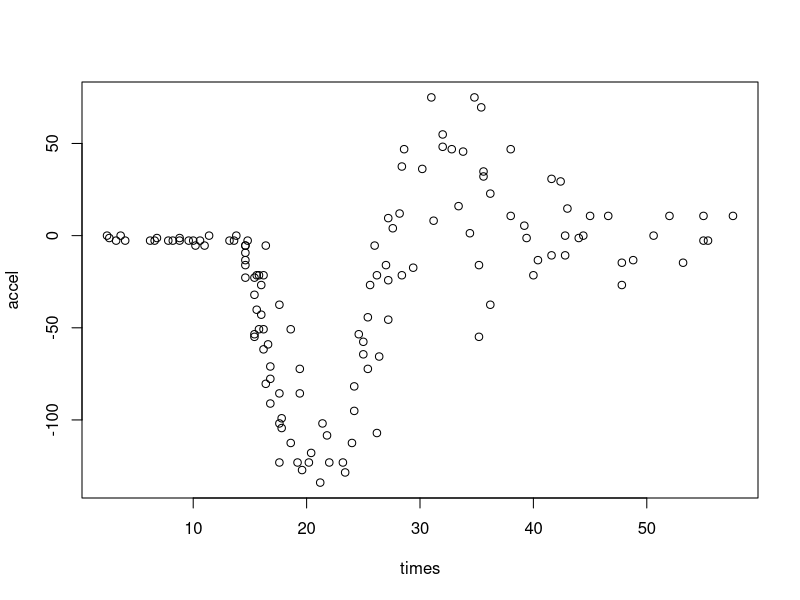
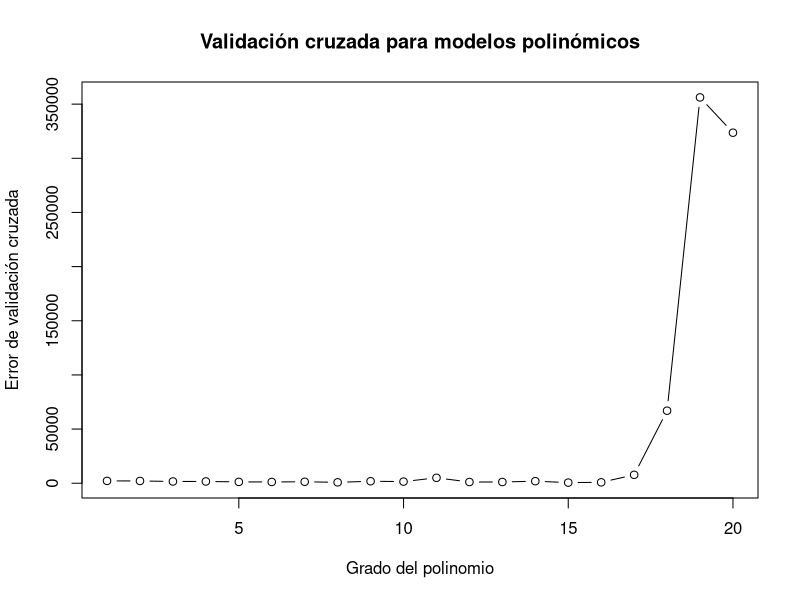
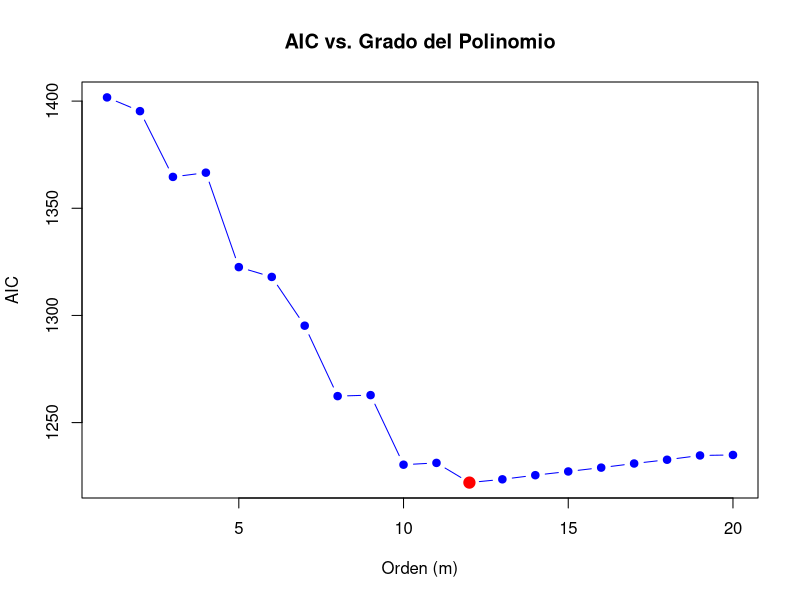
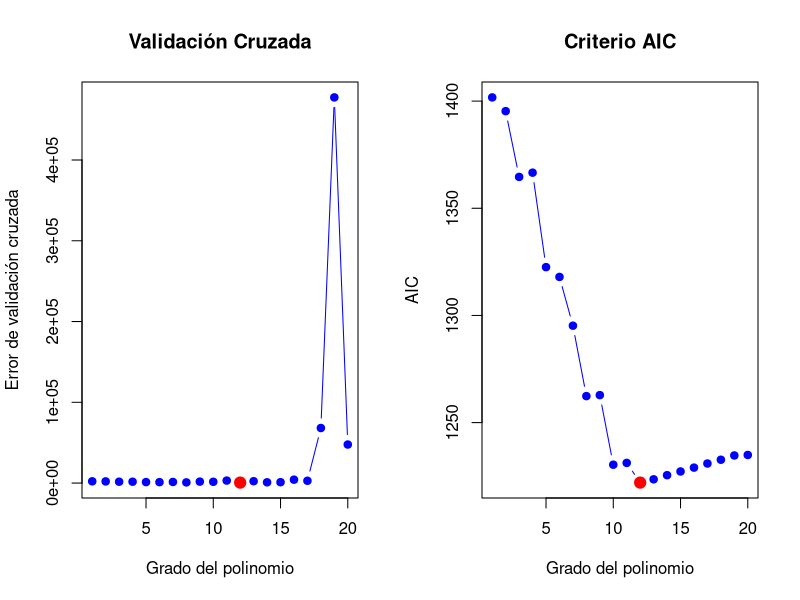
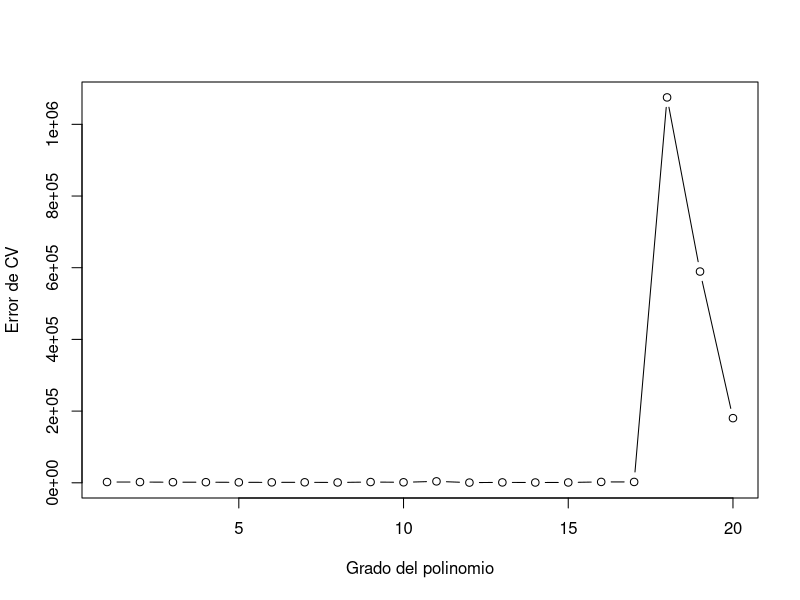
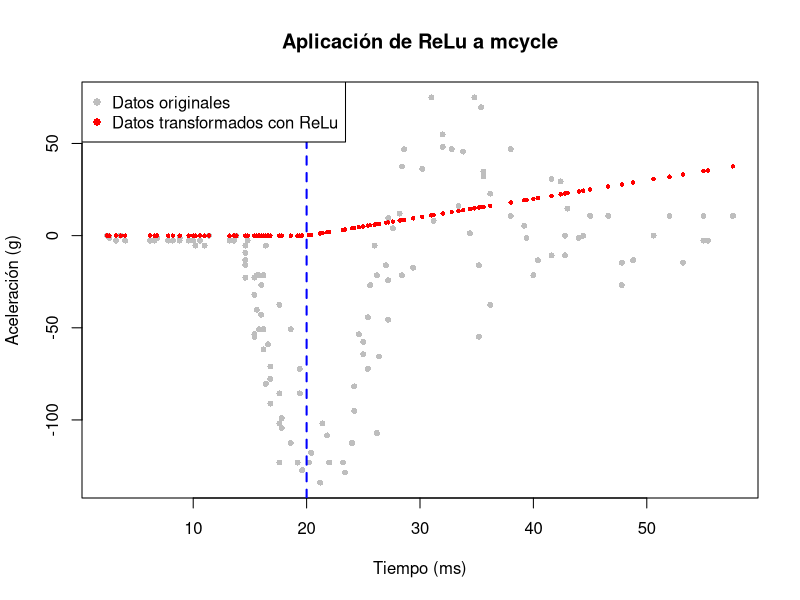
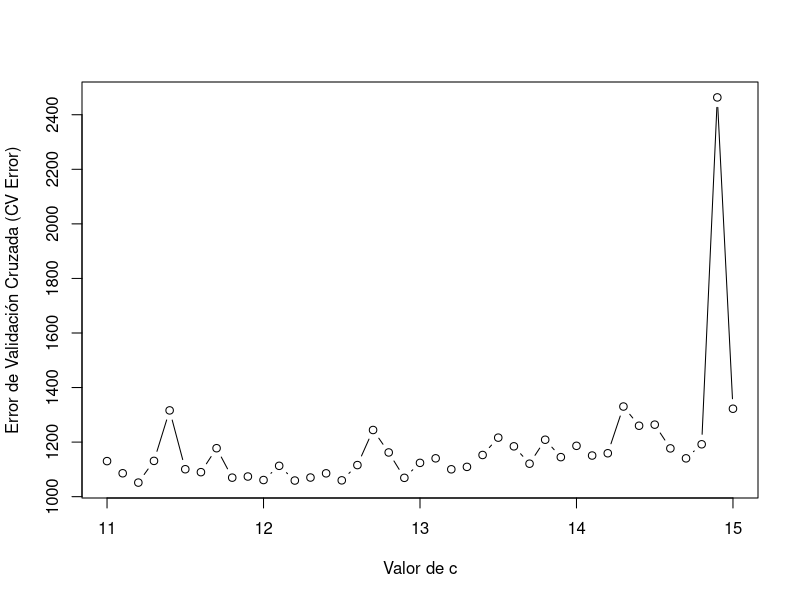
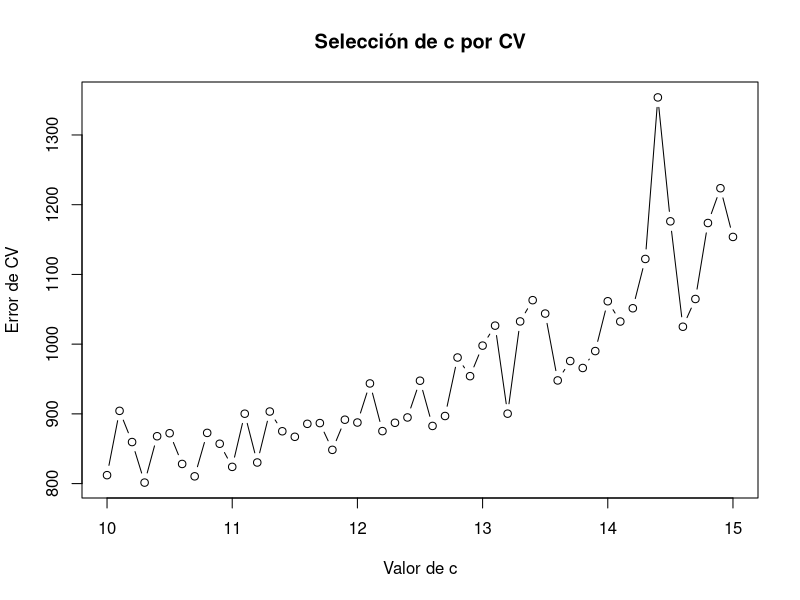

Reproduce these figures in R, in order.
## ---- chunk 1
knitr::opts_chunk$set(echo = TRUE)

## ---- chunk 2
colorize <- function(x, color) {
  if (knitr::is_latex_output()) {
    sprintf("\\textcolor{%s}{%s}", color, x)
  } else if (knitr::is_html_output()) {
    sprintf("<span style='color: %s;'>%s</span>", color,
      x)
  } else x
}
## ---- chunk 3
#############################################################################
# Propuesta: Obtener un modelo predictivo para los datos motorcycle.   
# Goal: Obtain a predictive model for motorcycle data
#############################################################################
library(MASS)
data(mcycle)
plot(mcycle)
names(mcycle)

max_value <- max(mcycle$times)
max_value
## ---- chunk 4
require(boot)

# Definir el grado máximo del polinomio
maxdegree <- 20

# Vector para almacenar el error de validación cruzada
eep <- rep(NA, maxdegree)  

# Cálculo del error de validación cruzada para diferentes grados polinómicos
for (grado in 1:maxdegree) {  
  model <- glm(accel ~ poly(times, grado), data = mcycle)  
  eep[grado] <- cv.glm(mcycle, model, K = 10)$delta[2]  
}

# Graficar los errores de validación cruzada
plot(eep, type = 'b', xlab = "Grado del polinomio", ylab = "Error de validación cruzada", main = "Validación cruzada para modelos polinómicos")


which.min(eep)
gr.opt<-which.min(eep)
gr.opt
gr.eep.opt<-min(eep)

# Mostrar el resultado
cat("El grado óptimo del polinomio es:", gr.opt, "\n")
cat("El error de validación cruzada mínimo es:", gr.eep.opt, "\n")

## ---- chunk 5
## Inserta tu código para determinar el $m$ óptimo que minimiza el AIC. 
## Insert you code to determine the degree $m$ that minimices the AIC criterion

# Cargar paquetes necesarios
require(boot)
require(stats4)

# Definir rango de grados de polinomios
maxdegree <- 20  
m_values <- 1:maxdegree

# Crear data frame para almacenar resultados
results <- data.frame(H = m_values, df = NA, R.sq = NA, Adj.R.sq = NA, 
                      logLik = NA, `-2logLik` = NA, AIC = NA, BIC = NA)

# Calcular métricas para cada grado de polinomio
aic_values <- numeric(maxdegree)

for (grado in m_values) {  
  model <- lm(accel ~ poly(times, grado), data = mcycle)
  summary_model <- summary(model)
  
  results[grado, 2:8] <- c(df.residual(model), summary_model$r.squared * 100, 
                           summary_model$adj.r.squared * 100, logLik(model), 
                           -2 * logLik(model), AIC(model), BIC(model))
  
  aic_values[grado] <- AIC(model)
}

# Determinar el grado óptimo que minimiza AIC
optimal_m <- results$H[which.min(results$AIC)]

# Graficar AIC vs. Grado del polinomio
plot(m_values, aic_values, type = "b", pch = 19, col = "blue",
     xlab = "Orden (m)", ylab = "AIC", main = "AIC vs. Grado del Polinomio")
points(optimal_m, min(aic_values), col = "red", pch = 19, cex = 1.5)

# Mostrar resultados en consola
print(results, row.names = FALSE)
cat("El valor óptimo de m que minimiza el AIC es:", optimal_m, "\n")


## ---- chunk 6
## Compara gráficamente los dos ajustes.
## Graphically compare the fits of the two models above.

m_values <- 1:20

# Calcular error de validación cruzada y AIC
eep_values <- sapply(m_values, function(m) cv.glm(mcycle, glm(accel ~ poly(times, m), data = mcycle), K = 10)$delta[2])

# Encontrar grados óptimos
optimal_m_eep <- which.min(eep_values)
optimal_m_aic <- which.min(aic_values)

# Graficar ambas métricas
par(mfrow = c(1, 2))  
plot(m_values, eep_values, type = "b", pch = 19, col = "blue", xlab = "Grado del polinomio", 
     ylab = "Error de validación cruzada", main = "Validación Cruzada")
points(optimal_m_eep, min(eep_values), col = "red", pch = 19, cex = 1.5)

plot(m_values, aic_values, type = "b", pch = 19, col = "blue", xlab = "Grado del polinomio", 
     ylab = "AIC", main = "Criterio AIC")
points(optimal_m_aic, min(aic_values), col = "red", pch = 19, cex = 1.5)

par(mfrow = c(1, 1))  
cat("Grado óptimo según validación cruzada:", optimal_m_eep, "\n")
cat("Grado óptimo según AIC:", optimal_m_aic, "\n")


## ---- chunk 7
## Calcula el ECM de ambos modelos y comparálos.
## Compute the MSE of the two models.
# Ajustar los modelos con los grados óptimos
model_eep <- lm(accel ~ poly(times, optimal_m_eep), data = mcycle)
model_aic <- lm(accel ~ poly(times, optimal_m_aic), data = mcycle)

# Calcular predicciones
pred_eep <- predict(model_eep, newdata = mcycle)
pred_aic <- predict(model_aic, newdata = mcycle)

# Calcular ECM
ecm_eep <- mean((mcycle$accel - pred_eep)^2)
ecm_aic <- mean((mcycle$accel - pred_aic)^2)

# Comparar ECM
cat("ECM del modelo basado en validación cruzada:", ecm_eep, "\n")
cat("ECM del modelo basado en AIC:", ecm_aic, "\n")

# Determinar cuál modelo es mejor
if (ecm_eep < ecm_aic) {
  cat("El modelo basado en validación cruzada tiene mejor ajuste.\n")
} else {
  cat("El modelo basado en AIC tiene mejor ajuste.\n")
}
 
## ---- chunk 8
miNIP<- 934297 ## asigna tu NIP a esta variable. Lo usaremos como semilla de aletarización
        ## assign your NIP to this variable. It will be used as a random seed.

## ---- chunk 9
library(boot)

miNIP <- 934297
set.seed(miNIP)  # 🔹 Asegura reproducibilidad en las particiones aleatorias

max_degree <- 20# Máximo grado del polinomio
cv_errores <- numeric(max_degree)  # Vector para almacenar los errores

# Cálculo de errores de validación cruzada para diferentes grados de polinomio
for (m in 1:max_degree) {
  formula <- as.formula(paste("accel ~ poly(times,", m, ")"))
  cv_errores[m] <- cv.glm(mcycle, glm(formula, data = mcycle), K = 10)$delta[2]
}

# Graficar los errores de validación cruzada
plot(1:max_degree, cv_errores, type = 'b', xlab = 'Grado del polinomio', ylab = 'Error de CV')

# Encontrar el grado óptimo
gr_optimo <- which.min(cv_errores)
error_minimo <- min(cv_errores)

cat("El grado óptimo del polinomio es:", gr_optimo, "\n")
cat("El error mínimo de validación cruzada es:", error_minimo, "\n")


## ---- chunk 10
# Cargar la librería MASS para usar mcycle
library(MASS)

# Definir la función ReLu
ReLu <- function(x, c = 0) {
  pmax(x - c, 0)
}

# 1. Prueba simple con valores arbitrarios
x_test <- -5:5
y_test <- ReLu(x_test, 3)
print(y_test)  # Muestra cómo se transforma x_test




####Ahora aplicamos la funcion ReLu a la data real (mcycle)
x_vals <- mcycle$times  # Variable predictora
y_vals <- mcycle$accel  # Variable de respuesta


# Transformar con ReLu usando un umbral c = 20
x_transf <- ReLu(x_vals, c = 20)

# Graficar datos originales
plot(x_vals, y_vals, pch = 16, col = "gray", main = "Aplicación de ReLu a mcycle",
     xlab = "Tiempo (ms)", ylab = "Aceleración (g)", cex = 0.8)

# Graficar transformación
points(x_vals, x_transf, col = "red", pch = 16, cex = 0.6)

# Agregar una línea vertical en c = 20
abline(v = 20, col = "blue", lwd = 2, lty = 2)

legend("topleft", legend = c("Datos originales", "Datos transformados con ReLu"),
       col = c("gray", "red"), pch = 16)


## ---- chunk 11

require(boot)

# Valores de c a evaluar
cvalues <- seq(11, 15, 0.1)  # Estos valores pueden ajustarse según se necesite

# Inicialización del vector para guardar los errores de validación cruzada
eep <- rep(NA, length(cvalues))

# Fijamos el grado del polinomio
grado <- 5  # Se puede cambiar el valor de 'grado' para experimentar con otros valores

# Realizamos la validación cruzada para cada valor de 'c'
for (c in cvalues) {
  # Definir la fórmula que incluye el término polinómico y la función ReLU
  formula <- as.formula(paste("accel ~ poly(times, ", grado, ") + ReLu(times, c)", sep = ""))   # Sin interacción
  
  # Calcular el error de validación cruzada usando cv.glm
  eep[match(c, cvalues)] <- cv.glm(mcycle, glm(formula, data = mcycle), K = 5)$delta[2]
}

# Graficamos los errores de validación cruzada (eep) frente a los valores de 'c'
plot(cvalues, eep, type = 'b', xlab = 'Valor de c', ylab = 'Error de Validación Cruzada (CV Error)')

# Encontramos el valor de 'c' que minimiza el error
c.opt <- which.min(eep)
cvalues[c.opt]  # Valor óptimo de 'c'
c.eep.opt <- min(eep)  # Error mínimo de validación cruzada

# Resumen del modelo con el valor óptimo de 'c'
best_model<- glm(as.formula(paste("accel ~ poly(times, ", grado, ") + ReLu(times, cvalues[c.opt])", sep = "")), data = mcycle)

# Imprimir el resumen del modelo y el valor óptimo de 'c'
cat("Resumen del modelo con el valor óptimo de 'c':\n")
summary(best_model)
cat("\nValor óptimo de 'c':", cvalues[c.opt], "\n")
cat("Error mínimo de validación cruzada:", c.eep.opt, "\n")

#c.opt <- which.min(eep) → devuelve la posición (índice) del valor mínimo.
#c.eep.opt <- min(eep) → devuelve el valor mínimo mismo.
## ---- chunk 12
## resumen del modelo que has obtenido
## summarizes your model for the best 'c' value
#summary(best_model)


## ---- chunk 13
## Código para obtener la matriz del diseño asociada a formula1

# Definir la primera fórmula
formula1 <- accel ~ ReLu(times, 12.2) * poly(times, 5)

# Calcular la matriz del diseño para formula1
X1 <- model.matrix(formula1, data = mcycle)

# Visualizar la matriz del diseño
head(X1)  # Mostrar las primeras filas de la matriz del diseño


## Idem para la matriz del diseño asociada a formula2


# Definir la segunda fórmula
formula2 <- accel ~ -1 + ReLu(times, 12.2) + ReLu(times, 12.2):poly(times, 5)

# Calcular la matriz del diseño para formula2
X2 <- model.matrix(formula2, data = mcycle)

# Visualizar la matriz del diseño
head(X2)  # Mostrar las primeras filas de la matriz del diseño

## ---- chunk 14
### Introduce tu código para seleccionar 'c' por CV en modelos de interacción entre `ReLu` y `poly`
### Write you code to select 'c' by CV in models with interaction terms of 'ReLu' and 'poly' functions

require(boot)
require(ggplot2)

# Definir el rango de valores para 'c'
cvalues <- seq(10, 15, 0.1)

# Calcular error de validación cruzada (CV) para cada 'c'
eep <- sapply(cvalues, function(c) {
  formula <- accel ~ ReLu(times, c): poly(times, 5)
  cv.glm(mcycle, glm(formula, data = mcycle), K = 5)$delta[2]
})

# Graficar error de validación cruzada
plot(cvalues, eep, type = 'b', xlab = "Valor de c", ylab = "Error de CV", main = "Selección de c por CV")

# Obtener el valor óptimo de 'c'
c.opt <- cvalues[which.min(eep)]
print(paste("Valor óptimo de c:", c.opt))

# Ajustar el modelo final con el c óptimo
model <- glm(accel ~ ReLu(times, c.opt): poly(times, 5), data = mcycle)

# Predicciones
mcycle$pred <- predict(model, newdata = mcycle)

# Graficar resultados
ggplot(mcycle, aes(x = times, y = accel)) + 
  geom_point(color = "black", alpha = 0.5, size = 1.5) +  # Datos originales
  geom_line(aes(y = pred, color = "Modelo ReLu:Poly"), size = 1) +  # Predicción
  scale_color_manual(name = "Modelos", values = c("Modelo ReLu:Poly" = "blue")) +
  labs(x = "Tiempo", y = "Aceleración", title = "Ajuste del Modelo ReLu:Poly con c óptimo") +
  theme_minimal()



## ---- chunk 15

# La primera matriz (formula1) es la mejor opción, ya que mantiene la respuesta cerca de 0 antes de c0 , pero permite un ajuste más flexible de la desaceleración observada gracias a su estructura polinómica y la interacción con ReLu(times, 12.2).

require(boot)
require(ggplot2)

# Define el rango de valores para 'c'
cvalues <- seq(10, 15, 0.1)

# Crear un marco de datos vacío para los resultados
results <- data.frame(c = rep(cvalues, each = 2), 
                      error = numeric(length(cvalues) * 2),
                      type = rep(c("ReLu(times, c): poly(times, 5)", "ReLu(times, c) * poly(times, 5)"), each = length(cvalues)))

# Calcular el error de CV para cada especificación de la interacción
for (i in 1:length(cvalues)) {
  c <- cvalues[i]
  
  # Modelo con interacción estándar
  formula1 <- accel ~ ReLu(times, c): poly(times, 5)
  eep1 <- cv.glm(mcycle, glm(formula1, data = mcycle), K = 5)$delta[2]
  
  # Modelo con interacción explícita (sin efectos principales)
  formula2 <- accel ~ ReLu(times, c) * poly(times, 5)
  eep2 <- cv.glm(mcycle, glm(formula2, data = mcycle), K = 5)$delta[2]
  
  # Guardar los resultados
  results$error[results$c == c & results$type == "ReLu(times, c): poly(times, 5)"] <- eep1
  results$error[results$c == c & results$type == "ReLu(times, c) * poly(times, 5)"] <- eep2
}

# Graficar los resultados
ggplot(results, aes(x = c, y = error, color = type)) + 
  geom_line() + 
  geom_point() +
  labs(x = "Valor de c", y = "Error de CV", title = "Comparación de Interacciones: ReLu y Poly") +
  theme_minimal() +
  theme(legend.title = element_blank())

# Ajuste de los modelos con el valor óptimo de 'c'
# Determinar el mejor valor de 'c'
optimal_result <- results[which.min(results$error), ]
c.opt <- optimal_result$c  # Valor óptimo de 'c'
model.best.type <- optimal_result$type  # Mejor modelo según CV

# Ajustar ambos modelos con el valor óptimo de 'c'
model1 <- glm(accel ~ ReLu(times, c.opt): poly(times, 5), data = mcycle)
model2 <- glm(accel ~ ReLu(times, c.opt) * poly(times, 5), data = mcycle)

# Calcular ECM
ecm1 <- mean((mcycle$accel - predict(model1, newdata = mcycle))^2)
ecm2 <- mean((mcycle$accel - predict(model2, newdata = mcycle))^2)

# Determinar el mejor modelo según ECM
best.model <- ifelse(ecm1 < ecm2, "ReLu(times, c): poly(times, 5)", "ReLu(times, c) * poly(times, 5)")

# Mostrar los resultados
cat("Mejor modelo según CV: ", model.best.type, "\n")
cat("ECM del modelo 1: ", ecm1, "\n")
cat("ECM del modelo 2: ", ecm2, "\n")
cat("Mejor modelo según ECM: ", best.model, "\n")

# Predicciones de ambos modelos
pred1 <- predict(model1, newdata = mcycle)
pred2 <- predict(model2, newdata = mcycle)

# Graficar los resultados con la data original
ggplot(mcycle, aes(x = times, y = accel)) + 
  geom_point(color = "black", alpha = 0.5, size = 1.5) +  # Datos originales
  geom_line(aes(y = pred1, color = "ReLu(times, c): poly(times, 5)"), linetype = "dashed", size = 1) +  # Predicción del modelo 1
  geom_line(aes(y = pred2, color = "ReLu(times, c) * poly(times, 5)"), linetype = "dotted", size = 1) +  # Predicción del modelo 2
  labs(x = "Times", y = "Acceleration", title = "Ajuste de Modelos: Comparación de Predicciones") +
  scale_color_manual(name = "Modelos", values = c("ReLu(times, c): poly(times, 5)" = "blue", "ReLu(times, c) * poly(times, 5)" = "red")) +
  theme_minimal() 

## ---- chunk 16
### Presenta el valor del error de predicción estimado (por CV) de este modelo último y del primer modelo polinómico que has ajustado (con m seleccionado por CV). Coménta los valores. 

### También puedes añadir algún gráfico que permita la comparación si lo crees conveniente.

require(boot)

# Valores de c a evaluar
cvalues <- seq(11, 15, 0.1)
eep <- sapply(cvalues, function(c) {
  formula <- accel ~ poly(times, 5) + ReLu(times, c)  # Sin interacción
  cv.glm(mcycle, glm(formula, data = mcycle), K = 5)$delta[2]
})

# Encontrar el valor óptimo de 'c'
c.opt <- cvalues[which.min(eep)]
c.opt 
c.eep.opt <- min(eep)  # Error mínimo de validación cruzada
c.eep.opt 

# Evaluación del modelo con interacción entre 'ReLu' y 'poly'
eep_interaction <- sapply(cvalues, function(c) {
  formula <- accel ~ ReLu(times, c): poly(times, 5)  # Interacción entre ReLu y poly
  cv.glm(mcycle, glm(formula, data = mcycle), K = 5)$delta[2]
})

# Encontrar el valor óptimo de 'c' para este modelo
c.opt_interaction <- cvalues[which.min(eep_interaction)]
c.eep.opt_interaction <- min(eep_interaction)  # Error mínimo de validación cruzada
c.opt_interaction
c.eep.opt_interaction 


## ---- chunk 17
### Calculate the value of the estimated prediction error (by CV) of this last model and of the first polynomial model you have fitted (with m selected by CV). Comment on these values.  

### You can also add some graphs to allow visual comparison.
# Comparar los errores de validación cruzada entre los dos modelos
barplot(c(c.eep.opt, c.eep.opt_interaction), 
        names.arg = c("Modelo sin interacción", "Modelo con interacción"), 
        col = c("lightblue", "lightgreen"), 
        ylab = "Error de validación cruzada", 
        main = "Comparación de errores de validación cruzada")


## ---- chunk 18
# Cargar librerías necesarias
library(boot)   # Para cv.glm
library(ggplot2) # Para la visualización
library(caret)   # Para trainControl

# Definir valores de c y m
cvalues <- seq(10, 30, 0.5)
mvalues <- seq(5, 15, 0.5)

# Crear matriz de errores
eep_matrix <- matrix(NA, nrow = length(cvalues), ncol = length(mvalues),
                     dimnames = list(cvalues, mvalues))

# Definir el control de validación cruzada
fitControl <- trainControl(method = "cv", number = 10)

# Función de validación cruzada
eval_model <- function(c, m, data) {
  formula <- accel ~ ReLu(times, c) * poly(times, m)
  return(cv.glm(data, glm(formula, data = data), K = fitControl$number)$delta[2])
}
## ---- chunk 19
# Llenar la matriz de errores
for (i in seq_along(cvalues)) {
  for (j in seq_along(mvalues)) {
    eep_matrix[i, j] <- eval_model(cvalues[i], mvalues[j], mcycle)
  }
}
## ---- chunk 20
# Encontrar los valores óptimos de c y m
opt_idx <- which(eep_matrix == min(eep_matrix), arr.ind = TRUE)
c.opt <- as.numeric(rownames(eep_matrix)[opt_idx[1]])
m.opt <- as.numeric(colnames(eep_matrix)[opt_idx[2]])
eep.opt <- min(eep_matrix)

# Crear el dataframe para la visualización
eep_df <- expand.grid(c = cvalues, m = mvalues)
eep_df$error <- as.vector(eep_matrix)

# Visualización del error
scatter_plot <- ggplot(eep_df, aes(x = c, y = m, size = error, color = error)) +
  geom_point(alpha = 0.7) +
  scale_color_gradient(low = "blue", high = "red") +
  geom_point(aes(x = c.opt, y = m.opt), color = "black", size = 4, shape = 8) +
  annotate("text", x = c.opt, y = m.opt, label = paste0("c = ", c.opt, "\nm = ", m.opt, "\nError = ", round(eep.opt, 3)),
           color = "black", hjust = -0.2, vjust = -0.5) +
  labs(title = "Error de Validación Cruzada", x = "Valor de c", y = "Valor de m") +
  theme_minimal()

print(scatter_plot)

# Ajustar y predecir con el modelo final
final_model <- glm(accel ~ ReLu(times, c.opt) * poly(times, m.opt), data = mcycle)
mcycle$pred <- predict(final_model, newdata = mcycle)

# Graficar modelo final
final_plot <- ggplot(mcycle, aes(x = times, y = accel)) +
  geom_point(color = "black", alpha = 0.5, size = 1.5) +
  geom_line(aes(y = pred, color = "Modelo Óptimo"), size = 1) +
  scale_color_manual(name = "Modelo", values = c("Modelo Óptimo" = "blue")) +
  labs(x = "Times", y = "Acceleration", title = "Ajuste del Modelo Óptimo") +
  theme_minimal()

print(final_plot)






## ---- chunk 21
## Inserta tu código para determinar el $\lambda$ óptimo para el modelo MCP (tipo lasso) a partir del modelo polinómico puro.

# Instalar y cargar la librería glmnet si no está instalada
if (!require("glmnet")) install.packages("glmnet")
library(glmnet)

# Preparación de los datos
# Se crea una matriz de características con los términos polinómicos del variable 'times'
x <- model.matrix(accel ~ poly(times, 5), data = mcycle)[, -1]  # Eliminamos la columna del intercepto, ya que glmnet la maneja internamente
y <- mcycle$accel  # La variable dependiente es 'accel'

# Aplicación de Lasso al modelo polinómico (con 5 grados)
cv_lasso_poly <- cv.glmnet(x, y, alpha = 1)  # Realizamos Lasso con validación cruzada

# Graficamos los resultados para visualizar cómo cambia el error en función de lambda
plot(cv_lasso_poly)

# Mostrar el valor óptimo de lambda (el que minimiza el error)
lambda_opt_poly <- cv_lasso_poly$lambda.min
cat("Valor óptimo de lambda para el modelo polinómico:", lambda_opt_poly, "\n")
## ---- chunk 22

## Inserta tu código para determinar el $\lambda$ óptimo para el modelo MCP (tipo lasso) a partir del modelo polinómico y su interacción con la función `ReLu`

library(glmnet)

# Crear la función ReLu sobre 'times'
ReLu <- function(x, c) {
  pmax(0, x - c)  # ReLu aplicada a x con parámetro c
}


# Aplicación de Lasso al modelo con ReLu
x_relu <- model.matrix(accel ~ ReLu(times, c.opt) * poly(times, m.opt), data = mcycle)[, -1]
cv_lasso_relu <- cv.glmnet(x_relu, y, alpha = 1)
plot(cv_lasso_relu)

lambda_opt_relu_poly <- cv_lasso_relu$lambda.min
lambda_opt_relu_poly

# Comparación de ambos modelos
cat("\nResumen de ambos modelos con sus valores óptimos de lambda:\n")
cat("Modelo Polinómico: ", lambda_opt_poly, "\n")  # Asegúrate de haber definido lambda_opt_poly previamente
cat("Modelo ReLu + Polinómico: ", lambda_opt_relu_poly, "\n")


## ---- chunk 23

## Presenta alguna estimación del error o gráfico que permita comparar el grado de similitud de estos dos 
## modelos ajustados con su correspondiente $\lambda$ optimizado o seleccionado.
    
    # Primero definimos el valor óptimo de lambda para el modelo con ReLU
    lambda_opt_relu_poly <- cv_lasso_relu$lambda.min
    cat("Valor óptimo de lambda para el modelo ReLu + Polinómico:", lambda_opt_relu_poly, "\n")
    
    # Predicciones del modelo polinómico
    pred_poly <- predict(cv_lasso_poly, s = lambda_opt_poly, newx = x, type = "response")
    
    # Predicciones del modelo ReLU + Polinómico
    pred_relu_poly <- predict(cv_lasso_relu, s = lambda_opt_relu_poly, newx = x_relu, type = "response")

# Graficamos las predicciones versus los valores observados
par(mfrow = c(1, 2))  # Para graficar dos gráficos en una sola ventana

# Gráfico para el modelo polinómico
plot(mcycle$times, mcycle$accel, main = "Modelo Polinómico", 
     xlab = "Tiempo", ylab = "Aceleración", pch = 19, col = "blue")
lines(mcycle$times, pred_poly, col = "red", lwd = 2)

# Gráfico para el modelo ReLU + Polinómico
plot(mcycle$times, mcycle$accel, main = "Modelo ReLU + Polinómico", 
     xlab = "Tiempo", ylab = "Aceleración", pch = 19, col = "blue")
lines(mcycle$times, pred_relu_poly, col = "green", lwd = 2)

# Calcular el error cuadrático medio (MSE) de ambos modelos
mse_poly <- mean((mcycle$accel - pred_poly)^2)
mse_relu_poly <- mean((mcycle$accel - pred_relu_poly)^2)

# Mostrar los errores
cat("\nError cuadrático medio (MSE) del modelo polinómico:", mse_poly, "\n")
cat("Error cuadrático medio (MSE) del modelo ReLU + Polinómico:", mse_relu_poly, "\n")

## ---- chunk 24

# Definir el valor de lambda (se optó por ajustar el valor de lambda para obtener un decaimiento exponencial)
lambda <- 0.05

# Rango de nuevos tiempos (extra-muestrales)
new_times <- seq(max(mcycle$times), 90, length.out = 20)

# Predicciones con el modelo polinómico
pred_poly <- predict(cv_lasso_poly, s = lambda_opt_poly, 
                     newx = model.matrix(~ poly(new_times, 5), data.frame(times = new_times))[, -1])

# Predicciones con el modelo ReLU
pred_relu <- predict(cv_lasso_relu, s = lambda_opt_relu_poly, 
                     newx = model.matrix(~ ReLu(new_times, c.opt) * poly(new_times, m.opt), data.frame(times = new_times))[, -1])

# Data frame con las predicciones sin decaimiento exponencial
predictions_df <- data.frame(times = new_times, pred_poly = pred_poly, pred_relu = pred_relu)

# Renombrar las columnas
colnames(predictions_df) <- c("times", "Predicción_Polinómico", "Predicción_ReLU_Polinómico")

# Ordenar el data frame
predictions_df <- predictions_df[order(predictions_df$times), ]

# Mostrar el data frame con las predicciones sin decaimiento exponencial
print(predictions_df)

# Graficar las predicciones sin decaimiento exponencial
plot(mcycle$times, mcycle$accel, xlim = c(min(mcycle$times), 70), 
     ylim = range(c(mcycle$accel, pred_poly, pred_relu)), 
     main = 'Predicción Extra-muestral', xlab = 'Tiempo', ylab = 'Aceleración')
lines(new_times, pred_poly, col = 'blue', lwd = 2, lty = 2)
lines(new_times, pred_relu, col = 'green', lwd = 2, lty = 2)
legend('bottomleft', legend = c('Modelo Polinómico', 'Modelo ReLU'), col = c('blue', 'green'), lwd = 2, lty = 2)

# Aplicar el decaimiento exponencial a las predicciones
pred_poly_decay <- pred_poly * exp(-lambda * new_times)
pred_relu_decay <- pred_relu * exp(-lambda * new_times)

# Graficar las predicciones con el decaimiento exponencial
plot(mcycle$times, mcycle$accel, xlim = c(min(mcycle$times), 70), 
     ylim = range(c(mcycle$accel, pred_poly_decay, pred_relu_decay)), 
     main = 'Predicción Extra-muestral con Decaimiento Exponencial', 
     xlab = 'Tiempo', ylab = 'Aceleración')
lines(new_times, pred_poly_decay, col = 'blue', lwd = 2, lty = 2)
lines(new_times, pred_relu_decay, col = 'green', lwd = 2, lty = 2)
legend('bottomleft', legend = c('Modelo Polinómico', 'Modelo ReLU'), col = c('blue', 'green'), lwd = 2, lty = 2)

# Data frame con las predicciones con decaimiento exponencial
predictions_df2 <- data.frame(times = new_times, pred_poly = pred_poly_decay, pred_relu = pred_relu_decay)

# Renombrar las columnas
colnames(predictions_df2) <- c("times", "Predicción_Polinómica_Con_Decaimiento", "Predicción_ReLU_Con_Decaimiento")

# Mostrar el data frame con las predicciones con decaimiento exponencial
print(predictions_df2)


